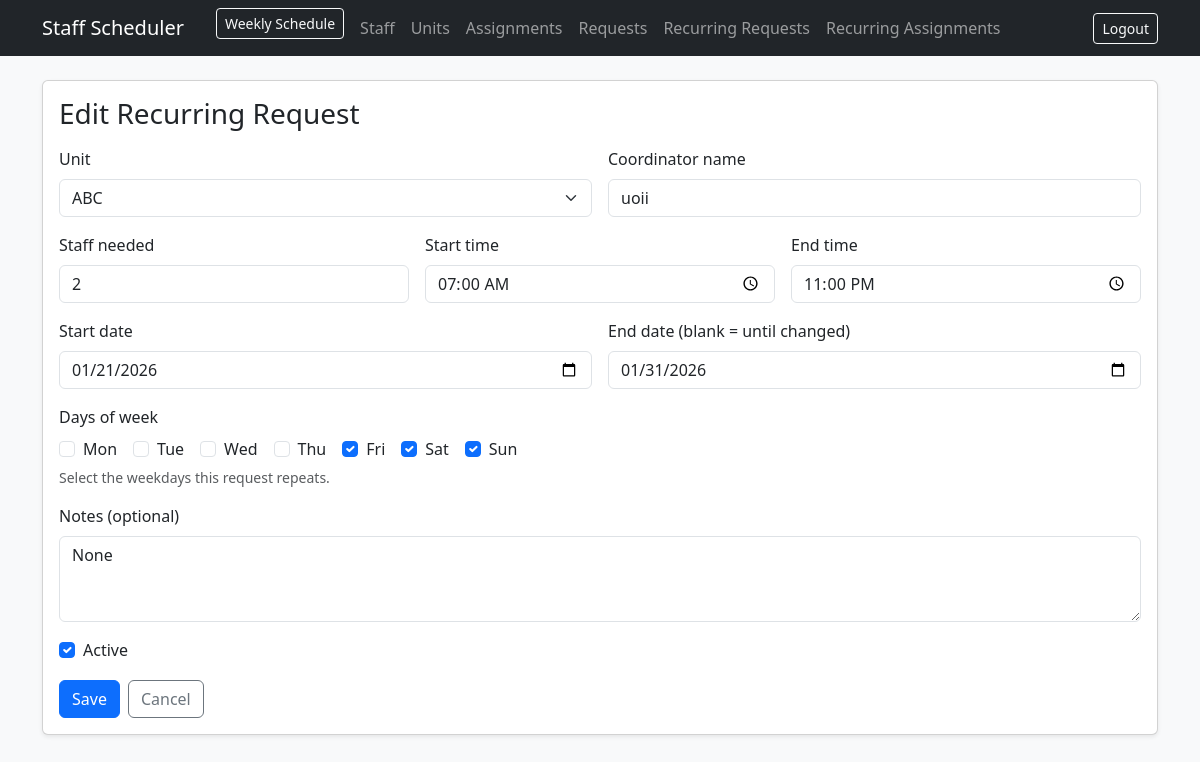
Before: /recurring-requests/2/edit (signed in) with the older database file.
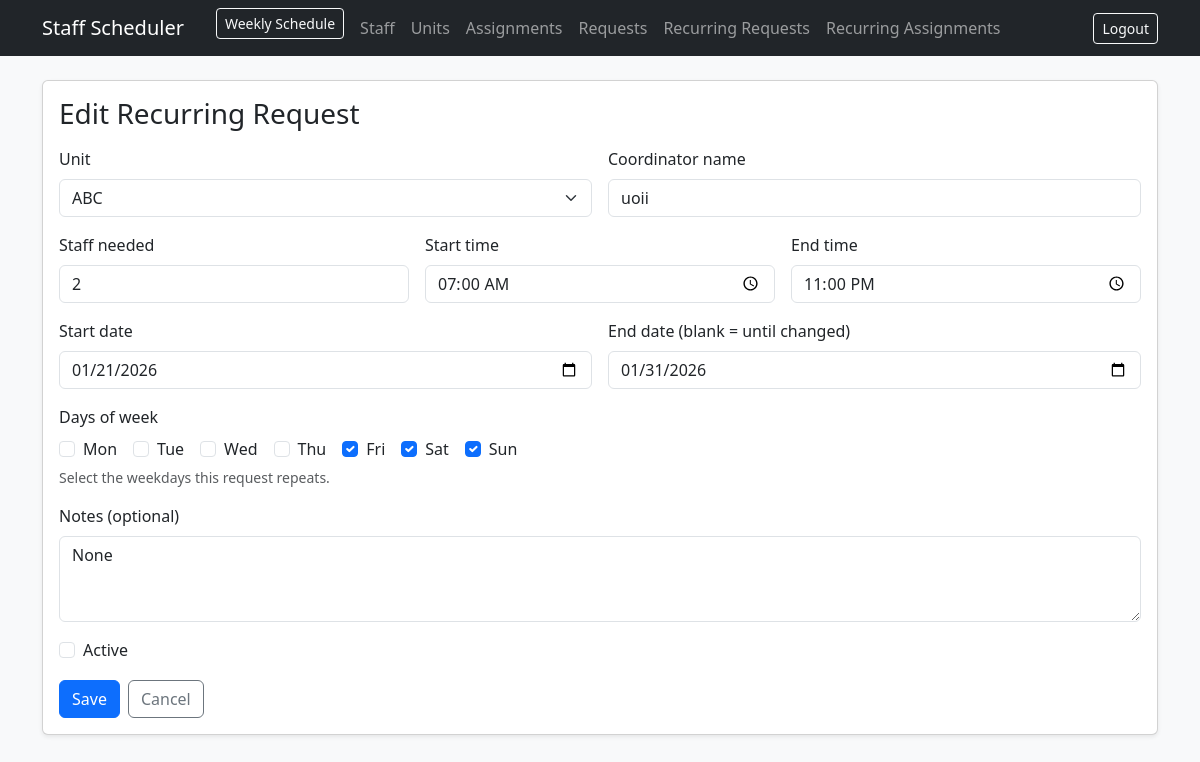
After: the same page with the newer database file.
### app/models.py (models this page shows)
class RecurringRequest(db.Model):
    __tablename__ = "recurring_requests"
    id = db.Column(db.Integer, primary_key=True)
    unit_id = db.Column(db.Integer, db.ForeignKey("units.id"), nullable=False)
    unit = db.relationship("Unit", backref="recurring_requests")
    coordinator_name = db.Column(db.String(120), nullable=False)
    staff_needed = db.Column(db.Integer, nullable=False)
    start_time = db.Column(db.String(5), nullable=False)  # "HH:MM"
    end_time = db.Column(db.String(5), nullable=False)    # "HH:MM"
    days_mask = db.Column(db.Integer, nullable=False, default=0)
    start_date = db.Column(db.Date, nullable=False, default=date.today)
    end_date = db.Column(db.Date, nullable=True)  # NULL => until changed
    is_active = db.Column(db.Boolean, default=True, nullable=False)
    notes = db.Column(db.Text, nullable=True)
    created_by_admin_id = db.Column(db.Integer, db.ForeignKey("admins.id"), nullable=False)
    created_at = db.Column(db.DateTime, default=datetime.utcnow, nullable=False)

class Unit(db.Model):
    __tablename__ = "units"
    id = db.Column(db.Integer, primary_key=True)
    unit_name = db.Column(db.String(140), nullable=False, index=True)
    address = db.Column(db.String(220), nullable=True)
    is_active = db.Column(db.Boolean, default=True, nullable=False)
    created_at = db.Column(db.DateTime, default=datetime.utcnow, nullable=False)

### app/recurring_requests/routes.py (the view)
@recurring_requests_bp.route("/<int:rr_id>/edit", methods=["GET"])
@login_required
def edit_rr(rr_id):
    rr = RecurringRequest.query.get_or_404(rr_id)
    unit_list = Unit.query.order_by(Unit.unit_name.asc()).all()
    return render_template(
        "recurring_requests/form.html",
        rr=rr,
        unit_list=unit_list,
        selected_days=codes_from_mask(rr.days_mask),
    )

### app/recurring_requests/routes.py (called while the page is built)
def codes_from_mask(mask: int) -> list[str]:
    return [c for c, bit in DAY_BITS.items() if (mask & bit)]

### app/templates/recurring_requests/form.html (shortened to what this page needs)
{% extends "base.html" %}
{% block content %}
<div class="card shadow-sm">
  <div class="card-body">
    <h3 class="mb-3">{{ "Edit" if rr else "New" }} Recurring Request</h3>
    <form method="post" action="{{ '/recurring-requests/%d/edit'|format(rr.id) if rr else '/recurring-requests/new' }}">
      <div class="row g-3">
        <div class="col-md-6">
          <label class="form-label">Unit</label>
          <select class="form-select" name="unit_id" required>
            {% for u in unit_list %}
              <option value="{{ u.id }}" {% if rr and rr.unit_id == u.id %}selected{% endif %}>
                {{ u.unit_name }}
              </option>
            {% endfor %}
          </select>
        </div>
        <div class="col-md-6">
          <label class="form-label">Coordinator name</label>
          <input class="form-control" name="coordinator_name" required value="{{ rr.coordinator_name if rr else '' }}">
        </div>
        <div class="col-md-4">
          <label class="form-label">Staff needed</label>
          <input class="form-control" type="number" min="1" name="staff_needed" required
                 value="{{ rr.staff_needed if rr else '' }}">
        </div>
        <div class="col-md-4">
          <label class="form-label">Start time</label>
          <input class="form-control" type="time" name="start_time" required value="{{ rr.start_time if rr else '' }}">
        </div>
        <div class="col-md-4">
          <label class="form-label">End time</label>
          <input class="form-control" type="time" name="end_time" required value="{{ rr.end_time if rr else '' }}">
        </div>
        <div class="col-md-6">
          <label class="form-label">Start date</label>
          <input class="form-control" type="date" name="start_date" required
                 value="{{ rr.start_date.strftime('%Y-%m-%d') if rr else '' }}">
        </div>
        <div class="col-md-6">
          <label class="form-label">End date (blank = until changed)</label>
          <input class="form-control" type="date" name="end_date"
                 value="{{ rr.end_date.strftime('%Y-%m-%d') if rr and rr.end_date else '' }}">
        </div>
        <div class="col-12">
          <label class="form-label">Days of week</label>
          <div class="d-flex flex-wrap gap-3">
            {% for code,label in [("MO","Mon"),("TU","Tue"),("WE","Wed"),("TH","Thu"),("FR","Fri"),("SA","Sat"),("SU","Sun")] %}
              <div class="form-check">
                <input class="form-check-input" type="checkbox" name="days" value="{{ code }}"
                       id="d{{ code }}" {% if code in selected_days %}checked{% endif %}>
                <label class="form-check-label" for="d{{ code }}">{{ label }}</label>
              </div>
            {% endfor %}
          </div>
          <div class="form-text">Select the weekdays this request repeats.</div>
        </div>
        <div class="col-12">
          <label class="form-label">Notes (optional)</label>
          <textarea class="form-control" name="notes" rows="3">{{ rr.notes if rr else '' }}</textarea>
        </div>
        {% if rr %}
        <div class="col-12">
          <div class="form-check">
            <input class="form-check-input" type="checkbox" id="is_active" name="is_active"
                   {% if rr.is_active %}checked{% endif %}>
            <label class="form-check-label" for="is_active">Active</label>
          </div>
        </div>
        {% endif %}
      </div>
      <div class="d-flex gap-2 mt-3">
        <button class="btn btn-primary">{{ "Save" if rr else "Create" }}</button>
        <a class="btn btn-outline-secondary" href="/recurring-requests/">Cancel</a>
      </div>
    </form>
  </div>
</div>
{% endblock %}

Changed rows visible on the page:
changed RecurringRequest "uoii": is_active "☑" → "☐"
